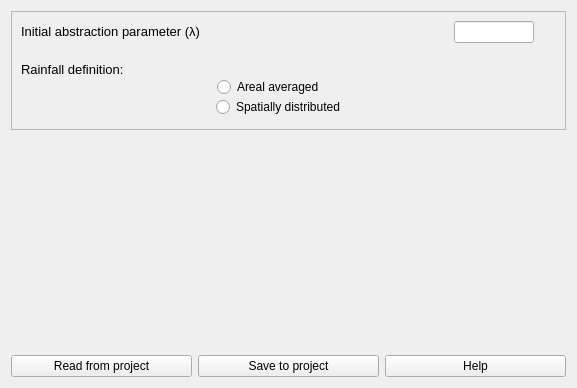
              <widget class="QWidget" name="scrollAreaWidgetContents">
               <property name="geometry">
                <rect>
                 <x>0</x>
                 <y>0</y>
                 <width>577</width>
                 <height>388</height>
                </rect>
               </property>
               <layout class="QGridLayout" name="gridLayout_13">
                <item row="0" column="0">
                 <layout class="QGridLayout" name="gridLayout_11">
                  <item row="0" column="0">
                   <widget class="QFrame" name="frame">
                    <property name="frameShape">
                     <enum>QFrame::StyledPanel</enum>
                    </property>
                    <property name="frameShadow">
                     <enum>QFrame::Raised</enum>
                    </property>
                    <layout class="QGridLayout" name="gridLayout_5">
                     <item row="2" column="0">
                      <layout class="QGridLayout" name="gridLayout_8">
                       <property name="topMargin">
                        <number>5</number>
                       </property>
                       <property name="bottomMargin">
                        <number>3</number>
                       </property>
                       <property name="verticalSpacing">
                        <number>0</number>
                       </property>
                       <item row="1" column="0">
                        <layout class="QVBoxLayout" name="verticalLayout_3">
                         <property name="spacing">
                          <number>0</number>
                         </property>
                         <property name="topMargin">
                          <number>0</number>
                         </property>
                         <property name="bottomMargin">
                          <number>0</number>
                         </property>
                         <item>
                          <layout class="QHBoxLayout" name="horizontalLayout_8">
                           <item>
                            <spacer name="horizontalSpacer_5">
                             <property name="orientation">
                              <enum>Qt::Horizontal</enum>
                             </property>
                             <property name="sizeHint" stdset="0">
                              <size>
                               <width>40</width>
                               <height>20</height>
                              </size>
                             </property>
                            </spacer>
                           </item>
                           <item>
                            <widget class="QRadioButton" name="rb_1_pg1">
                             <property name="sizePolicy">
                              <sizepolicy hsizetype="Minimum" vsizetype="Fixed">
                               <horstretch>0</horstretch>
                               <verstretch>0</verstretch>
                              </sizepolicy>
                             </property>
                             <property name="minimumSize">
                              <size>
                               <width>128</width>
                               <height>0</height>
                              </size>
                             </property>
                             <property name="text">
                              <string>Areal averaged</string>
                             </property>
                            </widget>
                           </item>
                           <item>
                            <widget class="QLabel" name="label_14">
                             <property name="sizePolicy">
                              <sizepolicy hsizetype="Expanding" vsizetype="Preferred">
                               <horstretch>0</horstretch>
                               <verstretch>0</verstretch>
                              </sizepolicy>
                             </property>
                             <property name="minimumSize">
                              <size>
                               <width>16</width>
                               <height>16</height>
                              </size>
                             </property>
                             <property name="maximumSize">
                              <size>
                               <width>16</width>
                               <height>16</height>
                              </size>
                             </property>
                             <property name="toolTip">
                              <string>&lt;html&gt;&lt;head/&gt;&lt;body&gt;&lt;p&gt;The rainfall will be an areal averaged (spatially uniform) value over the watershed.&lt;/p&gt;&lt;/body&gt;&lt;/html&gt;</string>
                             </property>
                             <property name="whatsThis">
                              <string>&lt;html&gt;&lt;head/&gt;&lt;body&gt;&lt;p&gt;Add the description or function of the object&lt;/p&gt;&lt;/body&gt;&lt;/html&gt;</string>
                             </property>
                             <property name="text">
                              <string/>
                             </property>
                             <property name="pixmap">
                              <pixmap resource="resources.qrc">:/plugins/hidroPixel/icons/icons/info(2).png</pixmap>
                             </property>
                             <property name="scaledContents">
                              <bool>true</bool>
                             </property>
                            </widget>
                           </item>
                           <item>
                            <spacer name="horizontalSpacer_2">
                             <property name="orientation">
                              <enum>Qt::Horizontal</enum>
                             </property>
                             <property name="sizeHint" stdset="0">
                              <size>
                               <width>40</width>
                               <height>20</height>
                              </size>
                             </property>
                            </spacer>
                           </item>
                          </layout>
                         </item>
                         <item>
                          <layout class="QHBoxLayout" name="horizontalLayout_10">
                           <item>
                            <spacer name="horizontalSpacer_7">
                             <property name="orientation">
                              <enum>Qt::Horizontal</enum>
                             </property>
                             <property name="sizeHint" stdset="0">
                              <size>
                               <width>40</width>
                               <height>20</height>
                              </size>
                             </property>
                            </spacer>
                           </item>
                           <item>
                            <widget class="QRadioButton" name="rb_2_pg1">
                             <property name="minimumSize">
                              <size>
                               <width>128</width>
                               <height>0</height>
                              </size>
                             </property>
                             <property name="text">
                              <string>Spatially distributed</string>
                             </property>
                            </widget>
                           </item>
                           <item>
                            <widget class="QLabel" name="label_15">
                             <property name="sizePolicy">
                              <sizepolicy hsizetype="Preferred" vsizetype="Preferred">
                               <horstretch>0</horstretch>
                               <verstretch>0</verstretch>
                              </sizepolicy>
                             </property>
                             <property name="minimumSize">
                              <size>
                               <width>16</width>
                               <height>16</height>
                              </size>
                             </property>
                             <property name="maximumSize">
                              <size>
                               <width>16</width>
                               <height>16</height>
                              </size>
                             </property>
                             <property name="toolTip">
                              <string>&lt;html&gt;&lt;head/&gt;&lt;body&gt;&lt;p&gt;The rainfall will be calculated for each pixel of the watershed discretization (spatially heterogeneous).&lt;br/&gt;&lt;/p&gt;&lt;/body&gt;&lt;/html&gt;</string>
                             </property>
                             <property name="whatsThis">
                              <string>&lt;html&gt;&lt;head/&gt;&lt;body&gt;&lt;p&gt;Add the description or function of the object&lt;/p&gt;&lt;/body&gt;&lt;/html&gt;</string>
                             </property>
                             <property name="text">
                              <string/>
                             </property>
                             <property name="pixmap">
                              <pixmap resource="resources.qrc">:/plugins/hidroPixel/icons/icons/info(2).png</pixmap>
                             </property>
                             <property name="scaledContents">
                              <bool>true</bool>
                             </property>
                            </widget>
                           </item>
                           <item>
                            <spacer name="horizontalSpacer_4">
                             <property name="orientation">
                              <enum>Qt::Horizontal</enum>
                             </property>
                             <property name="sizeHint" stdset="0">
                              <size>
                               <width>40</width>
                               <height>20</height>
                              </size>
                             </property>
                            </spacer>
                           </item>
                          </layout>
                         </item>
                        </layout>
                       </item>
                       <item row="0" column="0">
                        <widget class="QLabel" name="label_4">
                         <property name="minimumSize">
                          <size>
                           <width>10</width>
                           <height>10</height>
                          </size>
                         </property>
                         <property name="toolTipDuration">
                          <number>-1</number>
                         </property>
                         <property name="text">
                          <string>&lt;html&gt;&lt;head/&gt;&lt;body&gt;&lt;p align=&quot;justify&quot;&gt;&lt;span style=&quot; font-size:10pt;&quot;&gt;Rainfall definition:&lt;/span&gt;&lt;/p&gt;&lt;/body&gt;&lt;/html&gt;</string>
                         </property>
                        </widget>
                       </item>
                      </layout>
                     </item>
                     <item row="0" column="0">
                      <layout class="QGridLayout" name="gridLayout_6">
                       <item row="0" column="0">
                        <layout class="QGridLayout" name="gridLayout_9">
                         <item row="0" column="1">
                          <widget class="QLineEdit" name="le_1_pg1">
                           <property name="maximumSize">
                            <size>
                             <width>80</width>
                             <height>24</height>
                            </size>
                           </property>
                           <property name="text">
                            <string/>
                           </property>
                          </widget>
                         </item>
                         <item row="0" column="0">
                          <widget class="QLabel" name="label_2">
                           <property name="text">
                            <string>&lt;html&gt;&lt;head/&gt;&lt;body&gt;&lt;p align=&quot;justify&quot;&gt;&lt;span style=&quot; font-size:10pt;&quot;&gt;Initial abstraction parameter (λ)&lt;/span&gt;&lt;/p&gt;&lt;/body&gt;&lt;/html&gt;</string>
                           </property>
                          </widget>
                         </item>
                        </layout>
                       </item>
                       <item row="0" column="1">
                        <widget class="QLabel" name="label_11">
                         <property name="sizePolicy">
                          <sizepolicy hsizetype="Preferred" vsizetype="Preferred">
                           <horstretch>0</horstretch>
                           <verstretch>0</verstretch>
                          </sizepolicy>
                         </property>
                         <property name="minimumSize">
                          <size>
                           <width>16</width>
                           <height>16</height>
                          </size>
                         </property>
                         <property name="maximumSize">
                          <size>
                           <width>16</width>
                           <height>16</height>
                          </size>
                         </property>
                         <property name="toolTip">
                          <string>&lt;html&gt;&lt;head/&gt;&lt;body&gt;&lt;p&gt;Add the value of the initial abstraction parameter of CN method (Ia=lambda*S).&lt;/p&gt;&lt;/body&gt;&lt;/html&gt;</string>
                         </property>
                         <property name="text">
                          <string/>
                         </property>
                         <property name="pixmap">
                          <pixmap resource="resources.qrc">:/plugins/hidroPixel/icons/icons/info(2).png</pixmap>
                         </property>
                         <property name="scaledContents">
                          <bool>true</bool>
                         </property>
                        </widget>
                       </item>
                      </layout>
                     </item>
                     <item row="1" column="0">
                      <spacer name="verticalSpacer_14">
                       <property name="orientation">
                        <enum>Qt::Vertical</enum>
                       </property>
                       <property name="sizeType">
                        <enum>QSizePolicy::Fixed</enum>
                       </property>
                       <property name="sizeHint" stdset="0">
                        <size>
                         <width>20</width>
                         <height>8</height>
                        </size>
                       </property>
                      </spacer>
                     </item>
                    </layout>
                   </widget>
                  </item>
                  <item row="2" column="0">
                   <layout class="QHBoxLayout" name="horizontalLayout_11">
                    <property name="spacing">
                     <number>6</number>
                    </property>
                    <item>
                     <widget class="QPushButton" name="btn_read_pg1">
                      <property name="text">
                       <string notr="true">Read from project</string>
                      </property>
                     </widget>
                    </item>
                    <item>
                     <widget class="QPushButton" name="btn_save_file_pg1">
                      <property name="text">
                       <string notr="true">Save to project</string>
                      </property>
                     </widget>
                    </item>
                    <item>
                     <widget class="QPushButton" name="btn_help_pg1">
                      <property name="text">
                       <string notr="true">Help</string>
                      </property>
                     </widget>
                    </item>
                   </layout>
                  </item>
                  <item row="1" column="0">
                   <spacer name="verticalSpacer_2">
                    <property name="orientation">
                     <enum>Qt::Vertical</enum>
                    </property>
                    <property name="sizeHint" stdset="0">
                     <size>
                      <width>20</width>
                      <height>40</height>
                     </size>
                    </property>
                   </spacer>
                  </item>
                 </layout>
                </item>
               </layout>
              </widget>
